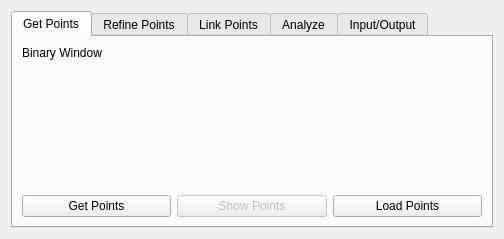
<?xml version="1.0" encoding="UTF-8"?>
<ui version="4.0">
 <class>AlgorithmGui</class>
 <widget class="QWidget" name="AlgorithmGui">
  <property name="geometry">
   <rect>
    <x>0</x>
    <y>0</y>
    <width>504</width>
    <height>239</height>
   </rect>
  </property>
  <property name="windowTitle">
   <string>Flika - Pynsight Plugin</string>
  </property>
  <layout class="QGridLayout" name="gridLayout_2">
   <item row="0" column="0">
    <layout class="QHBoxLayout" name="horizontalLayout">
     <item>
      <widget class="QTabWidget" name="analyze_tab_widget">
       <property name="sizePolicy">
        <sizepolicy hsizetype="Expanding" vsizetype="Expanding">
         <horstretch>0</horstretch>
         <verstretch>0</verstretch>
        </sizepolicy>
       </property>
       <property name="currentIndex">
        <number>0</number>
       </property>
       <widget class="QWidget" name="tab">
        <attribute name="title">
         <string>Get Points</string>
        </attribute>
        <layout class="QGridLayout" name="gridLayout_3">
         <item row="0" column="0">
          <layout class="QVBoxLayout" name="verticalLayout_2">
           <item>
            <layout class="QGridLayout" name="gridLayout">
             <property name="sizeConstraint">
              <enum>QLayout::SetMinimumSize</enum>
             </property>
             <item row="1" column="2">
              <widget class="QLabel" name="label_2">
               <property name="text">
                <string>Binary Window</string>
               </property>
              </widget>
             </item>
             <item row="1" column="3">
              <layout class="QGridLayout" name="gridLayout_11"/>
             </item>
            </layout>
           </item>
          </layout>
         </item>
         <item row="2" column="0">
          <layout class="QGridLayout" name="gridLayout_12">
           <item row="0" column="0">
            <widget class="QPushButton" name="getPointsButton">
             <property name="text">
              <string>Get Points</string>
             </property>
            </widget>
           </item>
           <item row="0" column="1">
            <widget class="QPushButton" name="showPointsButton">
             <property name="enabled">
              <bool>false</bool>
             </property>
             <property name="text">
              <string>Show Points</string>
             </property>
            </widget>
           </item>
           <item row="0" column="2">
            <widget class="QPushButton" name="loadPointsButton">
             <property name="text">
              <string>Load Points</string>
             </property>
            </widget>
           </item>           
          </layout>
         </item>
         <item row="1" column="0">
          <spacer name="verticalSpacer">
           <property name="orientation">
            <enum>Qt::Vertical</enum>
           </property>
           <property name="sizeHint" stdset="0">
            <size>
             <width>20</width>
             <height>40</height>
            </size>
           </property>
          </spacer>
         </item>
        </layout>
       </widget>
       <widget class="QWidget" name="tab_2">
        <attribute name="title">
         <string>Refine Points</string>
        </attribute>
        <layout class="QGridLayout" name="gridLayout_5">
         <item row="0" column="0">
          <widget class="QGroupBox" name="circle_clusters_groupbox">
           <property name="title">
            <string>Fit 2D gaussians to each point</string>
           </property>
           <layout class="QGridLayout" name="gridLayout_6">
            <item row="0" column="0">
             <layout class="QGridLayout" name="gridLayout_4">
              <item row="2" column="0">
               <widget class="QLabel" name="label_3">
                <property name="text">
                 <string>Width of Gaussian for Fitting (pxls)</string>
                </property>
               </widget>
              </item>
              <item row="3" column="1">
               <widget class="QDoubleSpinBox" name="gauss_amp_spinbox">
                <property name="minimum">
                 <double>1.000000000000000</double>
                </property>
                <property name="maximum">
                 <double>1000.000000000000000</double>
                </property>
                <property name="value">
                 <double>50.000000000000000</double>
                </property>
               </widget>
              </item>
              <item row="0" column="0">
               <widget class="QLabel" name="label_5">
                <property name="text">
                 <string>Number of Points</string>
                </property>
               </widget>
              </item>
              <item row="2" column="1">
               <widget class="QDoubleSpinBox" name="gauss_sigma_spinbox">
                <property name="value">
                 <double>1.000000000000000</double>
                </property>
               </widget>
              </item>
              <item row="1" column="0">
               <widget class="QLabel" name="label">
                <property name="text">
                 <string>Blurred Window</string>
                </property>
               </widget>
              </item>
              <item row="0" column="1">
               <widget class="QLabel" name="num_pts_label">
                <property name="text">
                 <string>0</string>
                </property>
               </widget>
              </item>
              <item row="3" column="0">
               <widget class="QLabel" name="label_4">
                <property name="text">
                 <string>Amp of Gaussian for Fitting</string>
                </property>
               </widget>
              </item>
              <item row="1" column="1">
               <layout class="QGridLayout" name="gridLayout_9"/>
              </item>
             </layout>
            </item>
           </layout>
          </widget>
         </item>
         <item row="2" column="0">
          <layout class="QGridLayout" name="gridLayout_13">
           <item row="0" column="1">
            <widget class="QPushButton" name="refine_points_button">
             <property name="text">
              <string>Refine Points</string>
             </property>
            </widget>
           </item>
           <item row="0" column="2">
            <widget class="QPushButton" name="showPointsButton2">
             <property name="enabled">
              <bool>false</bool>
             </property>
             <property name="text">
              <string>Show Points</string>
             </property>
            </widget>
           </item>
           <item row="0" column="0">
            <widget class="QPushButton" name="skip_refine_button">
             <property name="text">
              <string>Skip Refining Points</string>
             </property>
            </widget>
           </item>
          </layout>
         </item>
         <item row="1" column="0">
          <spacer name="verticalSpacer_2">
           <property name="orientation">
            <enum>Qt::Vertical</enum>
           </property>
           <property name="sizeHint" stdset="0">
            <size>
             <width>20</width>
             <height>40</height>
            </size>
           </property>
          </spacer>
         </item>
        </layout>
       </widget>
       <widget class="QWidget" name="tab_3">
        <attribute name="title">
         <string>Link Points</string>
        </attribute>
        <layout class="QGridLayout" name="gridLayout_7">
         <item row="0" column="0">
          <layout class="QVBoxLayout" name="verticalLayout">
           <item>
            <widget class="QGroupBox" name="groupBox_4">
             <property name="title">
              <string>Link points in different frames</string>
             </property>
             <layout class="QGridLayout" name="gridLayout_8">
              <item row="0" column="0">
               <layout class="QVBoxLayout" name="filter_clusters_layout">
                <item>
                 <widget class="QLabel" name="label_6">
                  <property name="text">
                   <string>Number of Tracks</string>
                  </property>
                 </widget>
                </item>
               </layout>
              </item>
              <item row="0" column="1">
               <widget class="QLabel" name="num_tracks_label">
                <property name="text">
                 <string>0</string>
                </property>
               </widget>
              </item>
              <item row="1" column="0">
               <widget class="QLabel" name="label_7">
                <property name="text">
                 <string>Number of Gap Frames Allowed Between Points</string>
                </property>
               </widget>
              </item>
              <item row="2" column="0">
               <widget class="QLabel" name="label_8">
                <property name="text">
                 <string>Max Distance to Link Points (pxls)</string>
                </property>
               </widget>
              </item>
              <item row="1" column="1">
               <widget class="QSpinBox" name="maxFramesSkippedSpinBox">
                <property name="minimum">
                 <number>0</number>
                </property>
                <property name="value">
                 <number>1</number>
                </property>
               </widget>
              </item>
              <item row="2" column="1">
               <widget class="QDoubleSpinBox" name="maxDistanceSpinBox">
                <property name="value">
                 <double>3.000000000000000</double>
                </property>
               </widget>
              </item>
             </layout>
            </widget>
           </item>
          </layout>
         </item>
         <item row="2" column="0">
          <layout class="QGridLayout" name="gridLayout_14">
           <item row="0" column="0">
            <widget class="QPushButton" name="link_points_button">
             <property name="text">
              <string>Link Points</string>
             </property>
            </widget>
           </item>
           <item row="0" column="1">
            <widget class="QPushButton" name="showTracksButton">
             <property name="enabled">
              <bool>false</bool>
             </property>
             <property name="text">
              <string>Show Tracks</string>
             </property>
            </widget>
           </item>
          </layout>
         </item>
         <item row="1" column="0">
          <spacer name="verticalSpacer_3">
           <property name="orientation">
            <enum>Qt::Vertical</enum>
           </property>
           <property name="sizeHint" stdset="0">
            <size>
             <width>20</width>
             <height>40</height>
            </size>
           </property>
          </spacer>
         </item>
        </layout>
       </widget>
       <widget class="QWidget" name="analyze_tab">
        <attribute name="title">
         <string>Analyze</string>
        </attribute>
        <widget class="QWidget" name="gridLayoutWidget">
         <property name="geometry">
          <rect>
           <x>10</x>
           <y>10</y>
           <width>451</width>
           <height>171</height>
          </rect>
         </property>
         <layout class="QGridLayout" name="gridLayout_10">
          <item row="0" column="0">
           <widget class="QPushButton" name="create_SLD_button">
            <property name="text">
             <string>Mean Single Lag Displacement Histogram</string>
            </property>
           </widget>
          </item>
          <item row="0" column="1">
           <spacer name="horizontalSpacer">
            <property name="orientation">
             <enum>Qt::Horizontal</enum>
            </property>
            <property name="sizeHint" stdset="0">
             <size>
              <width>40</width>
              <height>20</height>
             </size>
            </property>
           </spacer>
          </item>
          <item row="1" column="0">
           <widget class="QPushButton" name="create_MSD_button">
            <property name="text">
             <string>Mean Squared Displacement Per Lag</string>
            </property>
           </widget>
          </item>
          <item row="2" column="0">
           <layout class="QFormLayout" name="formLayout">
            <item row="0" column="0">
             <widget class="QLabel" name="micronsPixelLabel">
              <property name="text">
               <string>microns/pixel</string>
              </property>
             </widget>
            </item>
            <item row="0" column="1">
             <widget class="QDoubleSpinBox" name="microns_per_pixel_SpinBox">
              <property name="decimals">
               <number>3</number>
              </property>
              <property name="minimum">
               <double>0.001000000000000</double>
              </property>
              <property name="maximum">
               <double>10000.000000000000000</double>
              </property>
              <property name="singleStep">
               <double>0.010000000000000</double>
              </property>
              <property name="value">
               <double>0.160000000000000</double>
              </property>
             </widget>
            </item>
            <item row="1" column="0">
             <widget class="QLabel" name="secondsFrameLabel">
              <property name="text">
               <string>seconds/frame</string>
              </property>
             </widget>
            </item>
            <item row="1" column="1">
             <widget class="QDoubleSpinBox" name="seconds_per_frame_SpinBox">
              <property name="value">
               <double>0.100000000000000</double>
              </property>
             </widget>
            </item>
           </layout>
          </item>
         </layout>
        </widget>
       </widget>
       <widget class="QWidget" name="tab_4">
        <attribute name="title">
         <string>Input/Output</string>
        </attribute>
        <widget class="QWidget" name="gridLayoutWidget_7">
         <property name="geometry">
          <rect>
           <x>9</x>
           <y>9</y>
           <width>461</width>
           <height>181</height>
          </rect>
         </property>
         <layout class="QGridLayout" name="gridLayout_15">
          <item row="0" column="0">
           <widget class="QPushButton" name="save_insight_button">
            <property name="text">
             <string>Save tracks as insight file</string>
            </property>
           </widget>
          </item>
          <item row="1" column="0">
           <widget class="QPushButton" name="savetracksjson_button">
            <property name="text">
             <string>Save tracks as json</string>
            </property>
           </widget>
          </item>
          <item row="2" column="0">
           <widget class="QPushButton" name="savetracksCSV_button">
            <property name="text">
             <string>Save tracks as CSV</string>
            </property>
           </widget>
          </item>          
          <item row="3" column="0">
           <widget class="QPushButton" name="loadtracksjson_button">
            <property name="text">
             <string>Load json tracks</string>
            </property>
           </widget>
          </item>
         </layout>
        </widget>
       </widget>
      </widget>
     </item>
    </layout>
   </item>
  </layout>
 </widget>
 <resources/>
 <connections/>
</ui>
